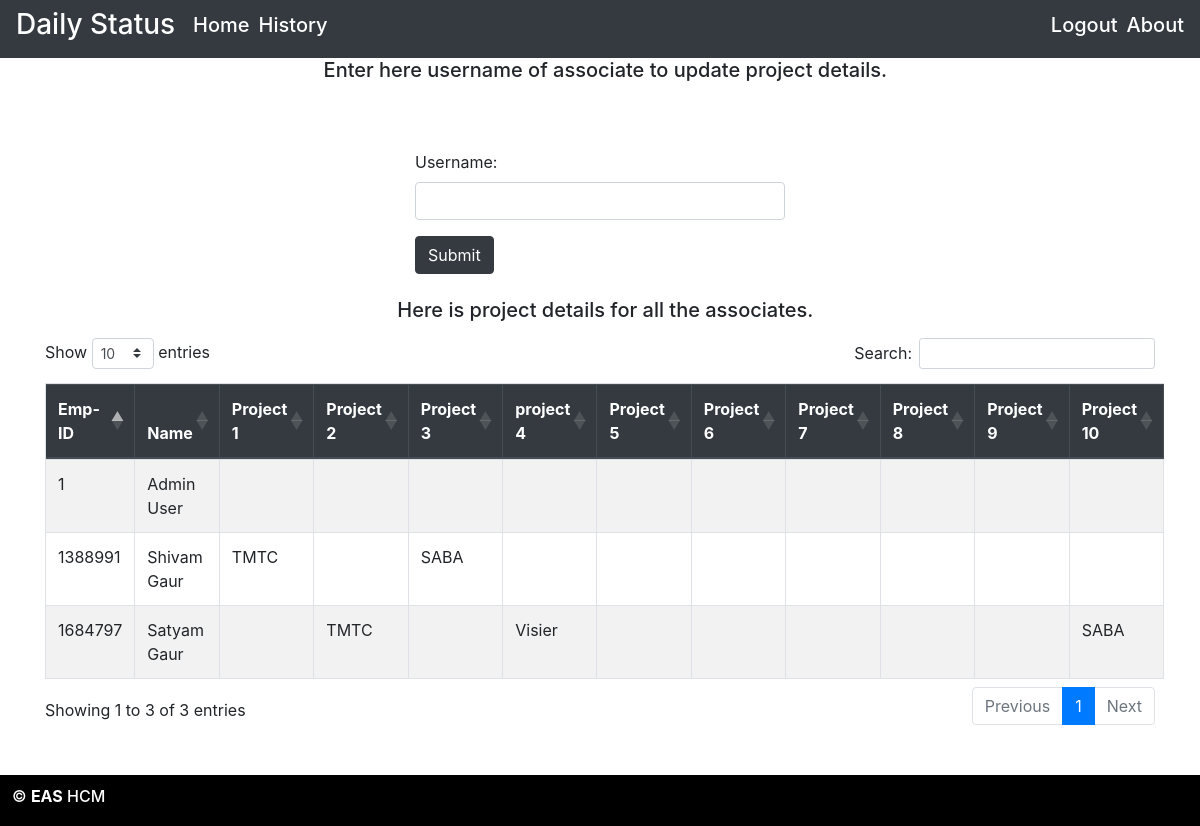
/project_data (signed in), run on the app's committed database.
### d_login/models.py (models this page shows)
class UserProjectData(models.Model):
    user = models.OneToOneField(User,on_delete=models.CASCADE,primary_key=True)
    name = models.TextField(default = "")
    project1 = models.TextField(default = "")
    project2 = models.TextField(default = "")
    project3 = models.TextField(default = "")
    project4 = models.TextField(default = "")
    project5 = models.TextField(default = "")
    project6 = models.TextField(default = "")
    project7 = models.TextField(default = "")
    project8 = models.TextField(default = "")
    project9 = models.TextField(default = "")
    project10 = models.TextField(default = "")

### d_login/views.py (the view, shortened to what this page needs)
# urls.py: path('project_data',views.project_data,name="project_data"),
@login_required
def project_data(request):
    user = request.user
    users_in_group = Group.objects.get(name="admins").user_set.all()
    if user in users_in_group:
        proj = UserProjectData.objects.all()
        context ={"proj": [i for i in proj]}
        form = SearchUserForm()
        context['form'] = form
        return render(request,'project_data.html',context)
    else:
        messages.error(request,"You don't have required permissions to view the page.")
        return redirect('history')

### d_login/forms.py
class SearchUserForm(ModelForm):
    class Meta:
        model = UserData
        fields = ['username']
    username = forms.IntegerField(label='Username:', required=True,widget=forms.TextInput(attrs={'class': "form-control ",'type':'number'}))

### templates/project_data.html (shortened to what this page needs)
<!DOCTYPE html>
<html lang="en">
<head>
    <link rel="stylesheet" href="https://maxcdn.bootstrapcdn.com/bootstrap/4.5.2/css/bootstrap.min.css">
    <link rel="stylesheet" href="https://cdn.datatables.net/1.10.21/css/dataTables.bootstrap4.min.css">
</head>
<body>
    <nav class="navbar navbar-expand-sm bg-dark container-fluid">
        <h3 style="color:white;">Daily Status</h3> &nbsp;&nbsp;&nbsp;&nbsp;
        <ul class="navbar-nav mr-auto">
            <li class="nav-item active"><a style="color:white;float:right" href="home"><h5>Home</h5></a></li>&nbsp;&nbsp;
            <li class="nav-item active"><a style="color:white;float:right" href="history"><h5>History</h5></a></li>
        </ul>
        <h5><a style="color:white;float:right" href="logout"> Logout</a></h5>&nbsp;&nbsp;
        <h5><a style="color:white;float:right" href="help">About</a></h5>
    </nav>
    <h5 style="text-align: center;">&nbsp;&nbsp;Enter here username of associate to update project details.</h5>
    <div class="container-fluid" style="padding-top:5%">
        <div class="row">
            <div class="col-sm-4"></div>
            <div class="col-sm-4">
            <form action="project_data" method="POST">
                {{form.as_p}}
                <button type="submit" class="btn btn-dark">Submit</button>
            </form>
            </div>
            <div class="col-sm-4"></div>
        </div>
    </div>
    <br>
    <h5 style="text-align: center;">&nbsp;&nbsp;Here is project details for all the associates.</h5>
    <div class="container mt-3">
        <table class=" table-striped table-bordered table mytable">
            <thead class="thead-dark">
                <th>Emp-ID</th>
                <th>Name</th>
                <th>Project 1</th>
                <th>Project 2</th>
                <th>Project 3</th>
                <th>project 4</th>
                <th>Project 5</th>
                <th>Project 6</th>
                <th>Project 7</th>
                <th>Project 8</th>
                <th>Project 9</th>
                <th>Project 10</th>
            </thead>
            {% for x in proj %}
            <tr>
                <td>{{x.user}}</td>
                <td>{{x.name}}</td>
                <td>{{x.project1}}</td>
                <td>{{x.project2}}</td>
                <td>{{x.project3}}</td>
                <td>{{x.project4}}</td>
                <td>{{x.project5}}</td>
                <td>{{x.project6}}</td>
                <td>{{x.project7}}</td>
                <td>{{x.project8}}</td>
                <td>{{x.project9}}</td>
                <td>{{x.project10}}</td>
            </tr>
        {% endfor %}
        </table>
    </div>
    <div style="margin-top:4%;background:black;padding:1%;color:white;bottom:0px;">
        <h6>&copy; <b>EAS</b> HCM</h6>
    </div>
</body>
</html>

### data on the page
UserProjectData: user "1388991", name "Shivam Gaur", project1 "TMTC", project3 "SABA"
UserProjectData: user "1684797", name "Satyam Gaur", project2 "TMTC", project4 "Visier", project10 "SABA"
UserProjectData: user "1", name "Admin User"
